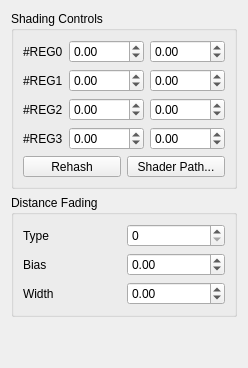
           <widget class="QWidget" name="tab_SceneSettings">
            <attribute name="title">
             <string>Scene</string>
            </attribute>
            <layout class="QGridLayout" name="gridLayout_24">
             <item row="0" column="0">
              <widget class="QGroupBox" name="groupBox_ShadingControls">
               <property name="title">
                <string>Shading Controls</string>
               </property>
               <layout class="QGridLayout" name="gridLayout_21">
                <item row="3" column="1">
                 <widget class="QDoubleSpinBox" name="doubleSpinBox_ShaderRegisterA3">
                  <property name="decimals">
                   <number>2</number>
                  </property>
                  <property name="minimum">
                   <double>-9999.000000000000000</double>
                  </property>
                  <property name="maximum">
                   <double>9999.000000000000000</double>
                  </property>
                  <property name="singleStep">
                   <double>0.020000000000000</double>
                  </property>
                  <property name="view_option_name" stdset="0">
                   <string>shader_reg_a3</string>
                  </property>
                 </widget>
                </item>
                <item row="0" column="0">
                 <widget class="QLabel" name="label_23">
                  <property name="text">
                   <string>#REG0</string>
                  </property>
                 </widget>
                </item>
                <item row="0" column="1">
                 <widget class="QDoubleSpinBox" name="doubleSpinBox_ShaderRegisterA0">
                  <property name="decimals">
                   <number>2</number>
                  </property>
                  <property name="minimum">
                   <double>-9999.000000000000000</double>
                  </property>
                  <property name="maximum">
                   <double>9999.000000000000000</double>
                  </property>
                  <property name="singleStep">
                   <double>0.020000000000000</double>
                  </property>
                  <property name="view_option_name" stdset="0">
                   <string>shader_reg_a0</string>
                  </property>
                 </widget>
                </item>
                <item row="0" column="2">
                 <widget class="QDoubleSpinBox" name="doubleSpinBox_ShaderRegisterO0">
                  <property name="sizePolicy">
                   <sizepolicy hsizetype="Minimum" vsizetype="Fixed">
                    <horstretch>0</horstretch>
                    <verstretch>0</verstretch>
                   </sizepolicy>
                  </property>
                  <property name="decimals">
                   <number>2</number>
                  </property>
                  <property name="minimum">
                   <double>-9999.000000000000000</double>
                  </property>
                  <property name="maximum">
                   <double>9999.000000000000000</double>
                  </property>
                  <property name="singleStep">
                   <double>0.020000000000000</double>
                  </property>
                  <property name="view_option_name" stdset="0">
                   <string>shader_reg_o0</string>
                  </property>
                 </widget>
                </item>
                <item row="1" column="0">
                 <widget class="QLabel" name="label_24">
                  <property name="text">
                   <string>#REG1</string>
                  </property>
                 </widget>
                </item>
                <item row="1" column="1">
                 <widget class="QDoubleSpinBox" name="doubleSpinBox_ShaderRegisterA1">
                  <property name="decimals">
                   <number>2</number>
                  </property>
                  <property name="minimum">
                   <double>-9999.000000000000000</double>
                  </property>
                  <property name="maximum">
                   <double>9999.000000000000000</double>
                  </property>
                  <property name="singleStep">
                   <double>0.020000000000000</double>
                  </property>
                  <property name="view_option_name" stdset="0">
                   <string>shader_reg_a1</string>
                  </property>
                 </widget>
                </item>
                <item row="1" column="2">
                 <widget class="QDoubleSpinBox" name="doubleSpinBox_ShaderRegisterO1">
                  <property name="sizePolicy">
                   <sizepolicy hsizetype="Minimum" vsizetype="Fixed">
                    <horstretch>0</horstretch>
                    <verstretch>0</verstretch>
                   </sizepolicy>
                  </property>
                  <property name="decimals">
                   <number>2</number>
                  </property>
                  <property name="minimum">
                   <double>-9999.000000000000000</double>
                  </property>
                  <property name="maximum">
                   <double>9999.000000000000000</double>
                  </property>
                  <property name="singleStep">
                   <double>0.020000000000000</double>
                  </property>
                  <property name="value">
                   <double>0.000000000000000</double>
                  </property>
                  <property name="view_option_name" stdset="0">
                   <string>shader_reg_o1</string>
                  </property>
                 </widget>
                </item>
                <item row="2" column="0">
                 <widget class="QLabel" name="label_25">
                  <property name="text">
                   <string>#REG2</string>
                  </property>
                 </widget>
                </item>
                <item row="2" column="1">
                 <widget class="QDoubleSpinBox" name="doubleSpinBox_ShaderRegisterA2">
                  <property name="decimals">
                   <number>2</number>
                  </property>
                  <property name="minimum">
                   <double>-9999.000000000000000</double>
                  </property>
                  <property name="maximum">
                   <double>9999.000000000000000</double>
                  </property>
                  <property name="singleStep">
                   <double>0.020000000000000</double>
                  </property>
                  <property name="view_option_name" stdset="0">
                   <string>shader_reg_a2</string>
                  </property>
                 </widget>
                </item>
                <item row="2" column="2">
                 <widget class="QDoubleSpinBox" name="doubleSpinBox_ShaderRegisterO2">
                  <property name="sizePolicy">
                   <sizepolicy hsizetype="Minimum" vsizetype="Fixed">
                    <horstretch>0</horstretch>
                    <verstretch>0</verstretch>
                   </sizepolicy>
                  </property>
                  <property name="decimals">
                   <number>2</number>
                  </property>
                  <property name="minimum">
                   <double>-9999.000000000000000</double>
                  </property>
                  <property name="maximum">
                   <double>9999.000000000000000</double>
                  </property>
                  <property name="singleStep">
                   <double>0.020000000000000</double>
                  </property>
                  <property name="view_option_name" stdset="0">
                   <string>shader_reg_o2</string>
                  </property>
                 </widget>
                </item>
                <item row="3" column="0">
                 <widget class="QLabel" name="label_26">
                  <property name="text">
                   <string>#REG3</string>
                  </property>
                 </widget>
                </item>
                <item row="3" column="2">
                 <widget class="QDoubleSpinBox" name="doubleSpinBox_ShaderRegisterO3">
                  <property name="sizePolicy">
                   <sizepolicy hsizetype="Minimum" vsizetype="Fixed">
                    <horstretch>0</horstretch>
                    <verstretch>0</verstretch>
                   </sizepolicy>
                  </property>
                  <property name="decimals">
                   <number>2</number>
                  </property>
                  <property name="minimum">
                   <double>-9999.000000000000000</double>
                  </property>
                  <property name="maximum">
                   <double>9999.000000000000000</double>
                  </property>
                  <property name="singleStep">
                   <double>0.020000000000000</double>
                  </property>
                  <property name="view_option_name" stdset="0">
                   <string>shader_reg_o3</string>
                  </property>
                 </widget>
                </item>
                <item row="4" column="0" colspan="3">
                 <layout class="QHBoxLayout" name="horizontalLayout_2">
                  <item>
                   <widget class="QToolButton" name="toolButton_ReloadShaders">
                    <property name="sizePolicy">
                     <sizepolicy hsizetype="Expanding" vsizetype="Fixed">
                      <horstretch>0</horstretch>
                      <verstretch>0</verstretch>
                     </sizepolicy>
                    </property>
                    <property name="text">
                     <string>Rehash</string>
                    </property>
                   </widget>
                  </item>
                  <item>
                   <widget class="QToolButton" name="toolButton_SetShaderPath">
                    <property name="sizePolicy">
                     <sizepolicy hsizetype="Expanding" vsizetype="Fixed">
                      <horstretch>0</horstretch>
                      <verstretch>0</verstretch>
                     </sizepolicy>
                    </property>
                    <property name="text">
                     <string>Shader Path...</string>
                    </property>
                   </widget>
                  </item>
                 </layout>
                </item>
               </layout>
              </widget>
             </item>
             <item row="2" column="0">
              <spacer name="verticalSpacer_7">
               <property name="orientation">
                <enum>Qt::Vertical</enum>
               </property>
               <property name="sizeHint" stdset="0">
                <size>
                 <width>20</width>
                 <height>40</height>
                </size>
               </property>
              </spacer>
             </item>
             <item row="1" column="0">
              <widget class="QGroupBox" name="groupBox_9">
               <property name="title">
                <string>Distance Fading</string>
               </property>
               <layout class="QGridLayout" name="gridLayout_25">
                <item row="0" column="0">
                 <widget class="QLabel" name="label_27">
                  <property name="text">
                   <string>Type</string>
                  </property>
                 </widget>
                </item>
                <item row="1" column="0">
                 <widget class="QLabel" name="label_28">
                  <property name="text">
                   <string>Bias</string>
                  </property>
                 </widget>
                </item>
                <item row="2" column="0">
                 <widget class="QLabel" name="label_29">
                  <property name="text">
                   <string>Width</string>
                  </property>
                 </widget>
                </item>
                <item row="0" column="1">
                 <widget class="QSpinBox" name="spinBox_FadeType">
                  <property name="maximum">
                   <number>1</number>
                  </property>
                  <property name="view_option_name" stdset="0">
                   <string>fade_type</string>
                  </property>
                 </widget>
                </item>
                <item row="1" column="1">
                 <widget class="QDoubleSpinBox" name="doubleSpinBox_FadeBias">
                  <property name="minimum">
                   <double>-9999.000000000000000</double>
                  </property>
                  <property name="maximum">
                   <double>9999.000000000000000</double>
                  </property>
                  <property name="singleStep">
                   <double>0.010000000000000</double>
                  </property>
                  <property name="view_option_name" stdset="0">
                   <string>fade_bias</string>
                  </property>
                 </widget>
                </item>
                <item row="2" column="1">
                 <widget class="QDoubleSpinBox" name="doubleSpinBox_FadeWidth">
                  <property name="minimum">
                   <double>-9999.000000000000000</double>
                  </property>
                  <property name="maximum">
                   <double>9999.000000000000000</double>
                  </property>
                  <property name="singleStep">
                   <double>0.200000000000000</double>
                  </property>
                  <property name="view_option_name" stdset="0">
                   <string>fade_width</string>
                  </property>
                 </widget>
                </item>
               </layout>
              </widget>
             </item>
            </layout>
           </widget>
